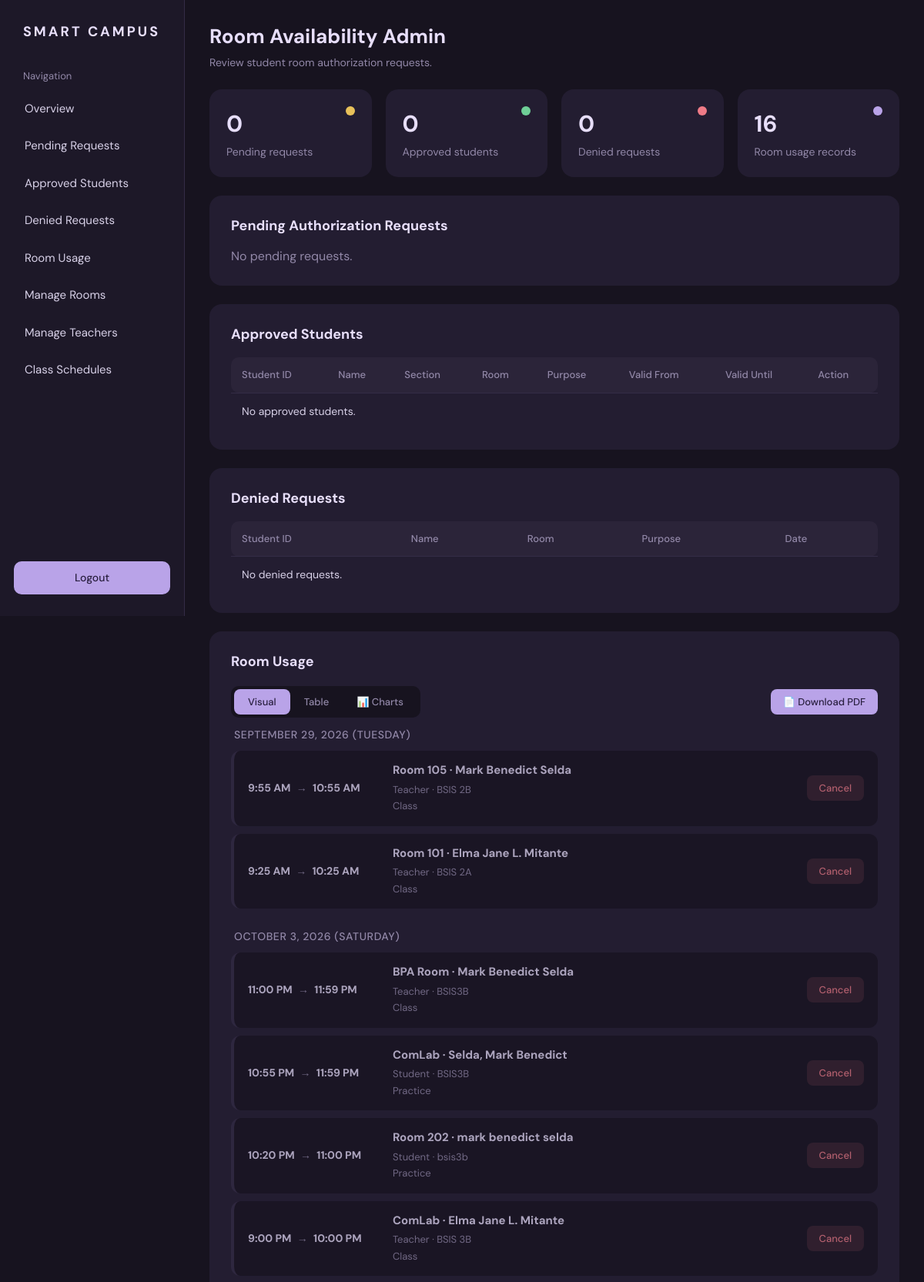
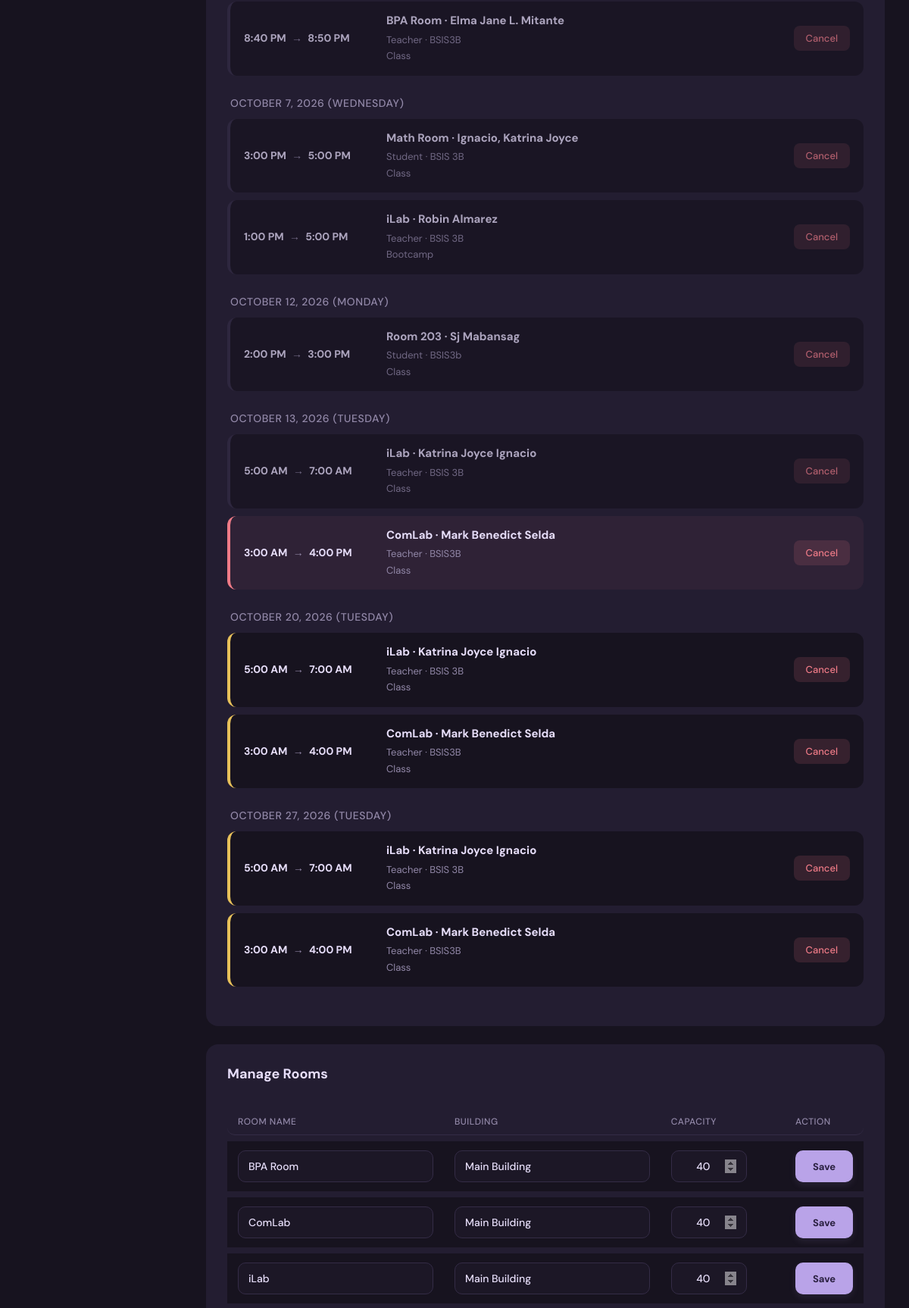
The page /room-availability/admin/dashboard.php (signed in, upper part) on the database its author committed (2 pictures, top to bottom).
### tables this page shows
CREATE TABLE `room_usage` (
  `id` int(11) NOT NULL,
  `schedule_id` int(11) DEFAULT NULL,
  `room_id` int(11) NOT NULL,
  `user_type` enum('teacher','student') NOT NULL,
  `teacher_id` int(11) DEFAULT NULL,
  `student_id_number` varchar(30) DEFAULT NULL,
  `user_name` varchar(100) NOT NULL,
  `section` varchar(50) DEFAULT NULL,
  `purpose` varchar(100) NOT NULL,
  `start_time` datetime NOT NULL,
  `end_time` datetime NOT NULL,
  `created_at` timestamp NOT NULL DEFAULT current_timestamp()
);

CREATE TABLE `rooms` (
  `id` int(11) NOT NULL,
  `room_name` varchar(50) NOT NULL,
  `building` varchar(50) DEFAULT NULL,
  `capacity` int(11) DEFAULT NULL
);

### room-availability/admin/dashboard.php (the view, shortened to what this page needs)
<?php
require '../config/db.php';
$stmt = $pdo->query("SELECT * FROM rooms ORDER BY room_name ASC");
$rooms = $stmt->fetchAll();
$stmt = $pdo->query("
    SELECT authorized_students.*, rooms.room_name
    FROM authorized_students
    LEFT JOIN rooms ON authorized_students.room_id = rooms.id
    WHERE authorized_students.status = 'pending'
    ORDER BY authorized_students.requested_at ASC
");
$pendingRequests = $stmt->fetchAll();
$stmt = $pdo->query("
    SELECT authorized_students.*, rooms.room_name
    FROM authorized_students
    LEFT JOIN rooms ON authorized_students.room_id = rooms.id
    WHERE authorized_students.status = 'approved'
      AND authorized_students.valid_until >= NOW()
    ORDER BY authorized_students.approved_at DESC
");
$approvedStudents = $stmt->fetchAll();
$stmt = $pdo->query("
    SELECT authorized_students.*, rooms.room_name
    FROM authorized_students
    LEFT JOIN rooms ON authorized_students.room_id = rooms.id
    WHERE authorized_students.status = 'denied'
    ORDER BY authorized_students.requested_at DESC
");
$deniedRequests = $stmt->fetchAll();
$stmt = $pdo->query("
    SELECT
        room_usage.*,
        rooms.room_name,
        teachers.employee_id
    FROM room_usage
    LEFT JOIN rooms    ON room_usage.room_id    = rooms.id
    LEFT JOIN teachers ON room_usage.teacher_id = teachers.id
    ORDER BY room_usage.start_time DESC
");
$roomUsage = $stmt->fetchAll();
$usageByDate = [];
foreach ($roomUsage as $u) {
    $dateKey = date('Y-m-d', strtotime($u['start_time']));
    $usageByDate[$dateKey][] = $u;
}
ksort($usageByDate);
?>
<!DOCTYPE html>
<html lang="en">
<head>
    <link rel="stylesheet" href="../assets/adminstyle.css">
</head>
<body>
    <div class="layout">
        <aside class="sidebar">
            <div class="sidebar-logo">SMART CAMPUS</div>
            <p class="sidebar-label">Navigation</p>
            <nav class="sidebar-nav">
                <a href="#overview">Overview</a>
                <a href="#pending">Pending Requests</a>
                <a href="#approved">Approved Students</a>
                <a href="#denied">Denied Requests</a>
                <a href="#usage">Room Usage</a>
                <a href="#rooms">Manage Rooms</a>
                <a href="#teachers">Manage Teachers</a>
                <a href="#schedules">Class Schedules</a>
            </nav>
            <a href="logout.php" class="sidebar-logout">Logout</a>
        </aside>
        <main class="main">
            <div class="admin-header" id="overview">
                <div>
                    <h1>Room Availability Admin</h1>
                    <p>Review student room authorization requests.</p>
                </div>
            </div>
            <div class="stat-grid">
                <div class="stat-card">
                    <span class="stat-number"><?= count($pendingRequests) ?></span>
                    <span class="stat-label">Pending requests</span>
                    <span class="stat-dot dot-yellow"></span>
                </div>
                <div class="stat-card">
                    <span class="stat-number"><?= count($approvedStudents) ?></span>
                    <span class="stat-label">Approved students</span>
                    <span class="stat-dot dot-green"></span>
                </div>
                <div class="stat-card">
                    <span class="stat-number"><?= count($deniedRequests) ?></span>
                    <span class="stat-label">Denied requests</span>
                    <span class="stat-dot dot-red"></span>
                </div>
                <div class="stat-card">
                    <span class="stat-number"><?= count($roomUsage) ?></span>
                    <span class="stat-label">Room usage records</span>
                    <span class="stat-dot dot-purple"></span>
                </div>
            </div>
            <section class="admin-section" id="pending">
                <h2>Pending Authorization Requests</h2>
                <?php if (!$pendingRequests): ?>
                <p>No pending requests.</p>
                <?php endif; ?>
            </section>
            <section class="admin-section" id="approved">
                <h2>Approved Students</h2>
                <div class="table-wrapper">
                    <table>
                        <thead>
                            <tr>
                                <th>Student ID</th>
                                <th>Name</th>
                                <th>Section</th>
                                <th>Room</th>
                                <th>Purpose</th>
                                <th>Valid From</th>
                                <th>Valid Until</th>
                                <th>Action</th>
                            </tr>
                        </thead>
                        <tbody>
                            <?php if (!$approvedStudents): ?>
                            <tr>
                                <td colspan="8">No approved students.</td>
                            </tr>
                            <?php endif; ?>
                        </tbody>
                    </table>
                </div>
            </section>
            <section class="admin-section" id="denied">
                <h2>Denied Requests</h2>
                <div class="table-wrapper">
                    <table>
                        <thead>
                            <tr>
                                <th>Student ID</th>
                                <th>Name</th>
                                <th>Room</th>
                                <th>Purpose</th>
                                <th>Date</th>
                            </tr>
                        </thead>
                        <tbody>
                            <?php if (!$deniedRequests): ?>
                            <tr>
                                <td colspan="5">No denied requests.</td>
                            </tr>
                            <?php endif; ?>
                        </tbody>
                    </table>
                </div>
            </section>
            <section class="admin-section" id="usage">
                <h2>Room Usage</h2>
                <div class="report-toolbar" data-html2canvas-ignore="true">
                    <div class="tab-group">
                        <button type="button" id="btnVisual" class="tab-button active"
                                onclick="setUsageView('visual')">Visual</button>
                        <button type="button" id="btnTable" class="tab-button"
                                onclick="setUsageView('table')">Table</button>
                        <button type="button" id="btnCharts" class="tab-button"
                                onclick="setUsageView('charts')">📊 Charts</button>
                    </div>
                    <button type="button" class="approve-button" onclick="exportUsagePDF()">
                        📄 Download PDF
                    </button>
                </div>
                <div id="usage-report">
                    <div id="usage-visual-view">
                        <?php if (!$roomUsage): ?>
                            <p>No room usage records.</p>
                        <?php else: ?>
                            <?php foreach ($usageByDate as $date => $entries): ?>
                                <div class="timeline-day">
                                    <h3 class="timeline-date">
                                        <?= date('F j, Y (l)', strtotime($date)) ?>
                                    </h3>
                                    <?php foreach ($entries as $u):
                                        $now = time();
                                        $st  = strtotime($u['start_time']);
                                        $et  = strtotime($u['end_time']);
                                        $state = ($now >= $st && $now < $et) ? 'live'
                                                : (($st > $now) ? 'future' : 'past');
                                    ?>
                                    <div class="timeline-card state-<?= $state ?>">
                                        <div class="timeline-time">
                                            <span><?= date('g:i A', $st) ?></span>
                                            <span class="timeline-arrow">→</span>
                                            <span><?= date('g:i A', $et) ?></span>
                                        </div>
                                        <div class="timeline-body">
                                            <h4>
                                                <?= htmlspecialchars($u['room_name']) ?>
                                                · <?= htmlspecialchars($u['user_name']) ?>
                                            </h4>
                                            <p>
                                                <?= htmlspecialchars(ucfirst($u['user_type'])) ?>
                                                <?php if (!empty($u['section'])): ?>
                                                    · <?= htmlspecialchars($u['section']) ?>
                                                <?php endif; ?>
                                            </p>
                                            <p><?= htmlspecialchars($u['purpose']) ?></p>
                                        </div>
                                        <div class="timeline-action" data-html2canvas-ignore="true">
                                            <form method="POST"
                                                  onsubmit="return confirm('Cancel this room usage?');">
                                                <button type="submit" name="cancel_usage"
                                                        class="danger-button">Cancel</button>
                                            </form>
                                        </div>
                                    </div>
                                    <?php endforeach; ?>
                                </div>
                            <?php endforeach; ?>
                        <?php endif; ?>
                    </div>
                </div>
            </section>
            <section class="admin-section" id="rooms">
                <h2>Manage Rooms</h2>
                <div class="table-wrapper">
                    <table>
                        <thead>
                            <tr>
                                <th>Room Name</th>
                                <th>Building</th>
                                <th>Capacity</th>
                                <th>Action</th>
                            </tr>
                        </thead>
                        <tbody>
                            <?php foreach ($rooms as $room): ?>
                            <tr>
                                <td>
                                    <input type="text" name="room_name" class="room-input"
                                        form="room-form-<?= (int) $room['id'] ?>"
                                        value="<?= htmlspecialchars($room['room_name']) ?>" required>
                                </td>
                                <td>
                                    <input type="text" name="building" class="room-input"
                                        form="room-form-<?= (int) $room['id'] ?>"
                                        value="<?= htmlspecialchars($room['building']) ?>" required>
                                </td>
                                <td>
                                    <input type="number" name="capacity" class="room-input room-input-small"
                                        form="room-form-<?= (int) $room['id'] ?>"
                                        value="<?= (int) $room['capacity'] ?>" min="1" max="1000" required>
                                </td>
                                <td>
                                    <form method="POST" id="room-form-<?= (int) $room['id'] ?>">
                                        <button type="submit" name="update_room" value="1" class="approve-button">
                                            Save
                                        </button>
                                    </form>
                                </td>
                            </tr>
                            <?php endforeach; ?>
                        </tbody>
                    </table>
                </div>
            </section>
        </main>
    </div>
</body>
</html>

### rows shown on the page
room_usage: start_time "9:55 AM", end_time "10:55 AM", room.room_name "Room 105", user_name "Mark Benedict Selda", user_type "Teacher", section "BSIS 2B", purpose "Class"
room_usage: start_time "9:25 AM", end_time "10:25 AM", room.room_name "Room 101", user_name "Elma Jane L. Mitante", user_type "Teacher", section "BSIS 2A", purpose "Class"
room_usage: start_time "11:00 PM", end_time "11:59 PM", room.room_name "BPA Room", user_name "Mark Benedict Selda", user_type "Teacher", section "BSIS3B", purpose "Class"
room_usage: start_time "10:55 PM", end_time "11:59 PM", room.room_name "ComLab", user_name "Selda, Mark Benedict", user_type "Student", section "BSIS3B", purpose "Practice"
room_usage: start_time "10:20 PM", end_time "11:00 PM", room.room_name "Room 202", user_name "mark benedict selda", user_type "Student", section "bsis3b", purpose "Practice"
room_usage: start_time "9:00 PM", end_time "10:00 PM", room.room_name "ComLab", user_name "Elma Jane L. Mitante", user_type "Teacher", section "BSIS 3B", purpose "Class"
room_usage: start_time "8:40 PM", end_time "8:50 PM", room.room_name "BPA Room", user_name "Elma Jane L. Mitante", user_type "Teacher", section "BSIS3B", purpose "Class"
room_usage: start_time "3:00 PM", end_time "5:00 PM", room.room_name "Math Room", user_name "Ignacio, Katrina Joyce", user_type "Student", section "BSIS 3B", purpose "Class"
room_usage: start_time "1:00 PM", end_time "5:00 PM", room.room_name "iLab", user_name "Robin Almarez", user_type "Teacher", section "BSIS 3B", purpose "Bootcamp"
room_usage: start_time "2:00 PM", end_time "3:00 PM", room.room_name "Room 203", user_name "Sj Mabansag", user_type "Student", section "BSIS3b", purpose "Class"
room_usage: start_time "5:00 AM", end_time "7:00 AM", room.room_name "iLab", user_name "Katrina Joyce Ignacio", user_type "Teacher", section "BSIS 3B", purpose "Class"
room_usage: start_time "3:00 AM", end_time "4:00 PM", room.room_name "ComLab", user_name "Mark Benedict Selda", user_type "Teacher", section "BSIS3B", purpose "Class"
room_usage: start_time "5:00 AM", end_time "7:00 AM", room.room_name "iLab", user_name "Katrina Joyce Ignacio", user_type "Teacher", section "BSIS 3B", purpose "Class"
room_usage: start_time "3:00 AM", end_time "4:00 PM", room.room_name "ComLab", user_name "Mark Benedict Selda", user_type "Teacher", section "BSIS3B", purpose "Class"
room_usage: start_time "5:00 AM", end_time "7:00 AM", room.room_name "iLab", user_name "Katrina Joyce Ignacio", user_type "Teacher", section "BSIS 3B", purpose "Class"
room_usage: start_time "3:00 AM", end_time "4:00 PM", room.room_name "ComLab", user_name "Mark Benedict Selda", user_type "Teacher", section "BSIS3B", purpose "Class"
rooms: room_name "BPA Room", building "Main Building", capacity "40"
rooms: room_name "ComLab", building "Main Building", capacity "40"
rooms: room_name "iLab", building "Main Building", capacity "40"

### other values the page prints
count($pendingRequests) "0"
count($approvedStudents) "0"
count($deniedRequests) "0"
count($roomUsage) "16"
date('F j, Y (l)', strtotime($date)) "SEPTEMBER 29, 2026 (TUESDAY)"
date('F j, Y (l)', strtotime($date)) "OCTOBER 3, 2026 (SATURDAY)"
date('F j, Y (l)', strtotime($date)) "OCTOBER 7, 2026 (WEDNESDAY)"
date('F j, Y (l)', strtotime($date)) "OCTOBER 12, 2026 (MONDAY)"
date('F j, Y (l)', strtotime($date)) "OCTOBER 13, 2026 (TUESDAY)"
date('F j, Y (l)', strtotime($date)) "OCTOBER 20, 2026 (TUESDAY)"
date('F j, Y (l)', strtotime($date)) "OCTOBER 27, 2026 (TUESDAY)"
